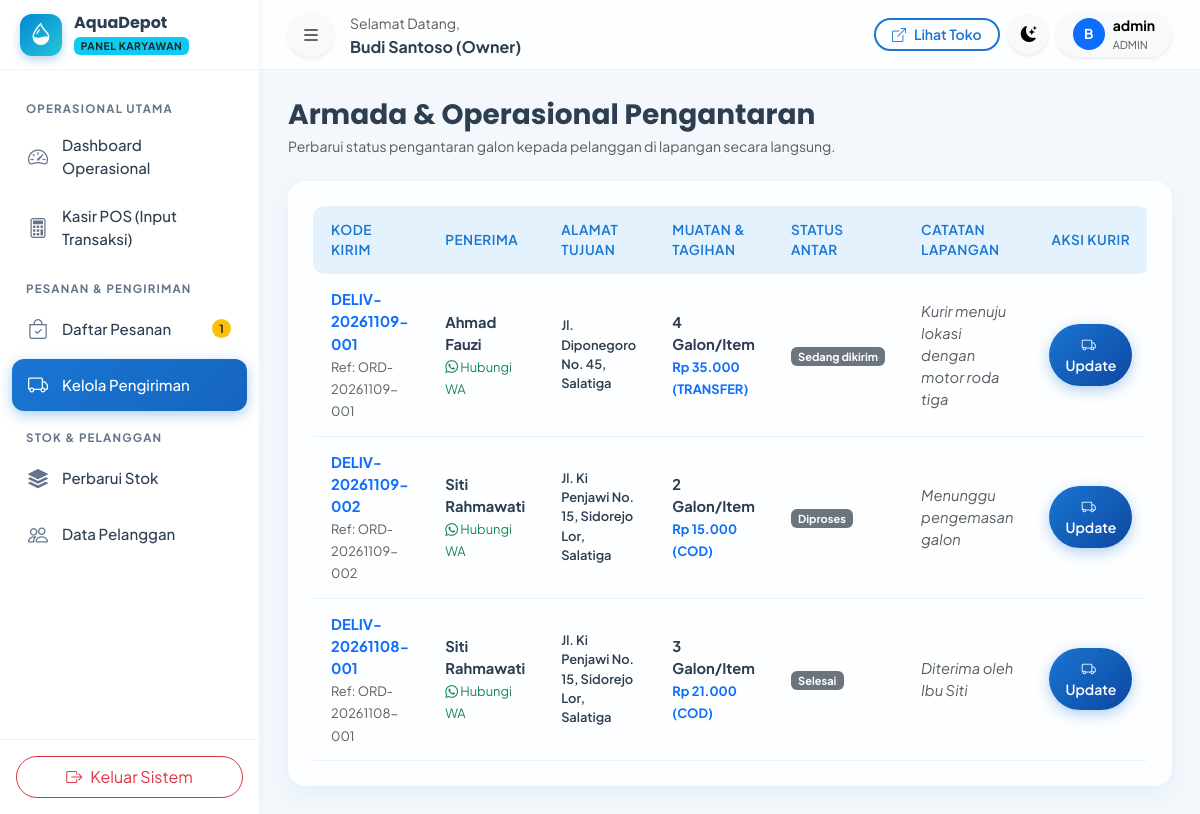
The app's page /karyawan/pengiriman.php (signed in) with its own data.
### tables this page shows
CREATE TABLE `pengaturan` (
  `id` INT AUTO_INCREMENT PRIMARY KEY,
  `nama_depot` VARCHAR(100) NOT NULL DEFAULT 'AquaDepot',
  `slogan` VARCHAR(255) DEFAULT 'Air Minum Bersih, Sehat, dan Higienis untuk Keluarga Anda',
  `alamat` TEXT NOT NULL,
  `no_telepon` VARCHAR(20) DEFAULT '081234567890',
  `no_whatsapp` VARCHAR(20) DEFAULT '6281234567890',
  `email` VARCHAR(100) DEFAULT 'info@aquadepot.id',
  `jam_operasional` VARCHAR(100) DEFAULT 'Senin - Minggu: 07.00 - 20.00 WIB',
  `ongkos_kirim_default` DECIMAL(12,2) DEFAULT 3000.00,
  `rekening_bank` TEXT DEFAULT 'Bank BCA: 123-456-7890 a.n. AquaDepot\nBank Mandiri: 987-654-3210 a.n. AquaDepot',
  `maps_embed` TEXT DEFAULT '<iframe src=\"https://maps.google.com/maps?q=Jl.+Ki+Penjawi+12-10,+Sidorejo+Lor,+Kec.+Sidorejo,+Kota+Salatiga,+Jawa+Tengah+50714&t=&z=15&ie=UTF8&iwloc=&output=embed\" width=\"100%\" height=\"350\" style=\"border:0;\" allowfullscreen=\"\" loading=\"lazy\"></iframe>',
  `logo` VARCHAR(255) DEFAULT 'logo.png',
  `updated_at` DATETIME DEFAULT CURRENT_TIMESTAMP ON UPDATE CURRENT_TIMESTAMP
);

CREATE TABLE `pengiriman` (
  `id` INT AUTO_INCREMENT PRIMARY KEY,
  `pesanan_id` INT NOT NULL UNIQUE,
  `kurir_user_id` INT NULL,
  `kode_pengiriman` VARCHAR(50) NOT NULL UNIQUE,
  `tanggal_kirim` DATETIME NULL,
  `tanggal_selesai` DATETIME NULL,
  `status_pengiriman` ENUM('menunggu_konfirmasi', 'diproses', 'siap_dikirim', 'sedang_dikirim', 'selesai', 'dibatalkan') NOT NULL DEFAULT 'menunggu_konfirmasi',
  `alamat_tujuan` TEXT NOT NULL,
  `catatan_kurir` TEXT NULL,
  `bukti_pengiriman` VARCHAR(255) NULL,
  `created_at` DATETIME DEFAULT CURRENT_TIMESTAMP,
  `updated_at` DATETIME DEFAULT CURRENT_TIMESTAMP ON UPDATE CURRENT_TIMESTAMP,
  CONSTRAINT `fk_pengiriman_pesanan` FOREIGN KEY (`pesanan_id`) REFERENCES `pesanan` (`id`) ON DELETE CASCADE ON UPDATE CASCADE,
  CONSTRAINT `fk_pengiriman_kurir` FOREIGN KEY (`kurir_user_id`) REFERENCES `users` (`id`) ON DELETE SET NULL ON UPDATE CASCADE
);

CREATE TABLE `pesanan` (
  `id` INT AUTO_INCREMENT PRIMARY KEY,
  `kode_pesanan` VARCHAR(50) NOT NULL UNIQUE,
  `pelanggan_id` INT NOT NULL,
  `tanggal_pesanan` DATETIME NOT NULL DEFAULT CURRENT_TIMESTAMP,
  `metode_pengambilan` ENUM('antar', 'ambil_sendiri') NOT NULL DEFAULT 'antar',
  `alamat_pengiriman` TEXT NULL,
  `catatan` TEXT NULL,
  `metode_pembayaran` ENUM('tunai', 'transfer', 'cod', 'qris') NOT NULL DEFAULT 'cod',
  `total_harga` DECIMAL(12,2) NOT NULL,
  `biaya_pengiriman` DECIMAL(12,2) NOT NULL DEFAULT 0.00,
  `total_bayar` DECIMAL(12,2) NOT NULL,
  `status_pesanan` ENUM('menunggu_konfirmasi', 'diproses', 'siap_dikirim', 'sedang_dikirim', 'selesai', 'dibatalkan') NOT NULL DEFAULT 'menunggu_konfirmasi',
  `created_at` DATETIME DEFAULT CURRENT_TIMESTAMP,
  `updated_at` DATETIME DEFAULT CURRENT_TIMESTAMP ON UPDATE CURRENT_TIMESTAMP,
  CONSTRAINT `fk_pesanan_pelanggan` FOREIGN KEY (`pelanggan_id`) REFERENCES `pelanggan` (`id`) ON UPDATE CASCADE
);

CREATE TABLE `pelanggan` (
  `id` INT AUTO_INCREMENT PRIMARY KEY,
  `user_id` INT NULL,
  `kode_pelanggan` VARCHAR(20) NOT NULL UNIQUE,
  `nama` VARCHAR(100) NOT NULL,
  `no_telepon` VARCHAR(20) NOT NULL,
  `alamat` TEXT NOT NULL,
  `tipe_pelanggan` ENUM('umum', 'langganan', 'bisnis') NOT NULL DEFAULT 'umum',
  `created_at` DATETIME DEFAULT CURRENT_TIMESTAMP,
  `updated_at` DATETIME DEFAULT CURRENT_TIMESTAMP ON UPDATE CURRENT_TIMESTAMP,
  CONSTRAINT `fk_pelanggan_users` FOREIGN KEY (`user_id`) REFERENCES `users` (`id`) ON DELETE SET NULL ON UPDATE CASCADE
);

### karyawan/pengiriman.php (the view, shortened to what this page needs)
<?php
require_once __DIR__ . '/../config/config.php';
$db = Database::getConnection();
$deliveries = $db->query("
    SELECT pg.*, p.kode_pesanan, p.total_bayar, p.metode_pembayaran, p.catatan as catatan_pesanan,
           plg.nama as nama_pelanggan, plg.no_telepon as wa_pelanggan,
           (SELECT SUM(dp.jumlah) FROM detail_pesanan dp WHERE dp.pesanan_id = p.id) as total_qty
    FROM pengiriman pg
    JOIN pesanan p ON pg.pesanan_id = p.id
    JOIN pelanggan plg ON p.pelanggan_id = plg.id
    ORDER BY (pg.status_pengiriman IN ('siap_dikirim', 'sedang_dikirim')) DESC, pg.id DESC
")->fetchAll();
?>
<!DOCTYPE html>
<html lang="id" data-bs-theme="light">
<head>
    <link href="https://cdn.jsdelivr.net/npm/bootstrap@5.3.3/dist/css/bootstrap.min.css" rel="stylesheet">
    <link rel="stylesheet" href="https://cdn.jsdelivr.net/npm/bootstrap-icons@1.11.3/font/bootstrap-icons.min.css">
    <link rel="stylesheet" href="https://cdn.jsdelivr.net/npm/sweetalert2@11/dist/sweetalert2.min.css">
    <link rel="stylesheet" href="<?= asset('css/style.css') ?>">
</head>
<body data-base-url="<?= base_url() ?>">
<div class="app-wrapper">
    <?php require_once __DIR__ . '/../includes/sidebar_karyawan.php'; ?>
    <div class="app-main">
        <?php require_once __DIR__ . '/../includes/topbar.php'; ?>
        <div class="app-content">
            <div class="d-flex flex-wrap justify-content-between align-items-center gap-3 mb-4">
                <div>
                    <h3 class="fw-bold mb-1">Armada & Operasional Pengantaran</h3>
                    <p class="text-muted small mb-0">Perbarui status pengantaran galon kepada pelanggan di lapangan secara langsung.</p>
                </div>
            </div>
            <div class="glass-card p-4">
                <div class="table-responsive">
                    <table class="table-modern small">
                        <thead>
                            <tr>
                                <th>Kode Kirim</th>
                                <th>Penerima</th>
                                <th>Alamat Tujuan</th>
                                <th>Muatan & Tagihan</th>
                                <th>Status Antar</th>
                                <th>Catatan Lapangan</th>
                                <th class="text-center">Aksi Kurir</th>
                            </tr>
                        </thead>
                        <tbody>
                            <?php if (!empty($deliveries)): ?>
                                <?php foreach ($deliveries as $del): ?>
                                    <tr>
                                        <td>
                                            <div class="fw-bold text-primary"><?= htmlspecialchars($del['kode_pengiriman']) ?></div>
                                            <small class="text-muted">Ref: <?= htmlspecialchars($del['kode_pesanan']) ?></small>
                                        </td>
                                        <td>
                                            <div class="fw-bold"><?= htmlspecialchars($del['nama_pelanggan']) ?></div>
                                            <a href="https://wa.me/<?= preg_replace('/[^0-9]/', '', $del['wa_pelanggan']) ?>?text=<?= urlencode("Halo Bapak/Ibu " . $del['nama_pelanggan'] . ", kurir AquaDepot sedang menuju ke lokasi Anda untuk mengantar pesanan " . $del['kode_pesanan']) ?>" target="_blank" class="small text-success text-decoration-none">
                                                <i class="bi bi-whatsapp"></i> Hubungi WA
                                            </a>
                                        </td>
                                        <td>
                                            <div class="small fw-semibold" style="max-width: 200px;"><?= htmlspecialchars($del['alamat_tujuan']) ?></div>
                                        </td>
                                        <td>
                                            <div class="fw-bold"><?= (int)$del['total_qty'] ?> Galon/Item</div>
                                            <small class="text-primary fw-bold"><?= format_rupiah($del['total_bayar']) ?> (<?= strtoupper($del['metode_pembayaran']) ?>)</small>
                                        </td>
                                        <td><?= status_badge($del['status_pengiriman']) ?></td>
                                        <td class="text-muted fst-italic">
                                            <?= htmlspecialchars($del['catatan_kurir'] ?: '-') ?>
                                        </td>
                                        <td class="text-center">
                                            <button type="button" class="btn btn-sm btn-primary rounded-pill px-3" onclick='openKurirModal(<?= json_encode($del) ?>)'>
                                                <i class="bi bi-truck me-1"></i> Update
                                            </button>
                                        </td>
                                    </tr>
                                <?php endforeach; ?>
                            <?php else: ?>
                                <tr><td colspan="7" class="text-center text-muted py-4">Belum ada daftar pengiriman.</td></tr>
                            <?php endif; ?>
                        </tbody>
                    </table>
                </div>
            </div>
        </div>
    </div>
</div>
</body>
</html>

### includes/sidebar_karyawan.php
<?php
require_once __DIR__ . '/../config/config.php';
$pengaturan = get_pengaturan();
try {
    $db = Database::getConnection();
    $stmtPending = $db->query("SELECT COUNT(*) FROM pesanan WHERE status_pesanan = 'menunggu_konfirmasi'");
    $pendingOrdersCount = (int)$stmtPending->fetchColumn();
} catch (Exception $e) {
    $pendingOrdersCount = 0;
}
$currentFile = basename($_SERVER['PHP_SELF']);
?>
<aside class="app-sidebar">
    <div class="sidebar-brand">
        <div class="brand-icon" style="background: linear-gradient(135deg, #0288D1 0%, #26C6DA 100%);">
            <i class="bi bi-droplet-half"></i>
        </div>
        <div class="overflow-hidden">
            <h6 class="mb-0 fw-bold text-truncate"><?= htmlspecialchars($pengaturan['nama_depot']) ?></h6>
            <span class="badge bg-info text-dark text-uppercase" style="font-size: 0.65rem; letter-spacing: 0.5px;">Panel Karyawan</span>
        </div>
    </div>
    <div class="sidebar-menu">
        <div class="menu-title">Operasional Utama</div>
        <ul class="nav flex-column">
            <li class="nav-item">
                <a class="nav-link <?= ($currentFile == 'index.php') ? 'active' : '' ?>" href="<?= url('karyawan/index.php') ?>">
                    <i class="bi bi-speedometer2"></i>
                    <span>Dashboard Operasional</span>
                </a>
            </li>
            <li class="nav-item">
                <a class="nav-link <?= ($currentFile == 'kasir.php') ? 'active' : '' ?>" href="<?= url('karyawan/kasir.php') ?>">
                    <i class="bi bi-calculator"></i>
                    <span>Kasir POS (Input Transaksi)</span>
                </a>
            </li>
        </ul>
        <div class="menu-title">Pesanan & Pengiriman</div>
        <ul class="nav flex-column">
            <li class="nav-item">
                <a class="nav-link <?= ($currentFile == 'pesanan.php') ? 'active' : '' ?>" href="<?= url('karyawan/pesanan.php') ?>">
                    <i class="bi bi-bag-check"></i>
                    <span>Daftar Pesanan</span>
                    <?php if ($pendingOrdersCount > 0): ?>
                        <span class="badge rounded-pill bg-warning text-dark ms-auto"><?= $pendingOrdersCount ?></span>
                    <?php endif; ?>
                </a>
            </li>
            <li class="nav-item">
                <a class="nav-link <?= ($currentFile == 'pengiriman.php') ? 'active' : '' ?>" href="<?= url('karyawan/pengiriman.php') ?>">
                    <i class="bi bi-truck"></i>
                    <span>Kelola Pengiriman</span>
                </a>
            </li>
        </ul>
        <div class="menu-title">Stok & Pelanggan</div>
        <ul class="nav flex-column">
            <li class="nav-item">
                <a class="nav-link <?= ($currentFile == 'stok.php') ? 'active' : '' ?>" href="<?= url('karyawan/stok.php') ?>">
                    <i class="bi bi-stack"></i>
                    <span>Perbarui Stok</span>
                </a>
            </li>
            <li class="nav-item">
                <a class="nav-link <?= ($currentFile == 'pelanggan.php') ? 'active' : '' ?>" href="<?= url('karyawan/pelanggan.php') ?>">
                    <i class="bi bi-people"></i>
                    <span>Data Pelanggan</span>
                </a>
            </li>
        </ul>
    </div>
    <div class="p-3 border-top mt-auto" style="border-color: var(--card-border) !important;">
        <a href="<?= url('auth/logout.php') ?>" class="btn btn-outline-danger w-100 rounded-pill py-2 d-flex align-items-center justify-content-center gap-2">
            <i class="bi bi-box-arrow-right"></i>
            <span>Keluar Sistem</span>
        </a>
    </div>
</aside>

### config/config.php (shortened to what this page needs)
<?php
function base_url($path = '') {
    $path = ltrim($path, '/');
    return BASE_URL . ($path ? '/' . $path : '');
}
function url($path = '') {
    return base_url($path);
}
function asset($path = '') {
    return base_url('assets/' . ltrim($path, '/'));
}
function format_rupiah($angka) {
    return 'Rp ' . number_format((float)$angka, 0, ',', '.');
}
function status_badge($status) {
    $badges = [
        'menunggu_konfirmasi' => '<span class="badge bg-warning text-dark"><i class="bi bi-clock me-1"></i>Menunggu Konfirmasi</span>',
        'diproses'            => '<span class="badge bg-info text-dark"><i class="bi bi-gear me-1"></i>Pesanan Diproses</span>',
        'siap_dikirim'        => '<span class="badge bg-primary"><i class="bi bi-box-seam me-1"></i>Siap Dikirim</span>',
        'sedang_dikirim'      => '<span class="badge bg-secondary"><i class="bi bi-truck me-1"></i>Sedang Dikirim</span>',
        'selesai'             => '<span class="badge bg-success"><i class="bi bi-check-circle me-1"></i>Pesanan Selesai</span>',
        'dibatalkan'          => '<span class="badge bg-danger"><i class="bi bi-x-circle me-1"></i>Pesanan Dibatalkan</span>',
        'lunas'               => '<span class="badge bg-success"><i class="bi bi-check2-circle me-1"></i>Lunas</span>',
        'pending'             => '<span class="badge bg-warning text-dark"><i class="bi bi-hourglass-split me-1"></i>Pending</span>',
        'menunggu_verifikasi' => '<span class="badge bg-warning text-dark"><i class="bi bi-clock me-1"></i>Verifikasi</span>',
        'ditolak'             => '<span class="badge bg-danger"><i class="bi bi-x-octagon me-1"></i>Ditolak</span>',
        'batal'               => '<span class="badge bg-danger"><i class="bi bi-x me-1"></i>Batal</span>',
        'tersedia'            => '<span class="badge bg-success">Tersedia</span>',
        'habis'               => '<span class="badge bg-danger">Stok Habis</span>',
        'nonaktif'            => '<span class="badge bg-secondary">Nonaktif</span>',
        'aktif'               => '<span class="badge bg-success">Aktif</span>',
        'nonaktif'            => '<span class="badge bg-danger">Nonaktif</span>',
    ];
    return $badges[$status] ?? '<span class="badge bg-secondary">' . htmlspecialchars(ucfirst(str_replace('_', ' ', $status))) . '</span>';
}
function get_pengaturan() {
    static $settings = null;
    if ($settings === null) {
        try {
            $db = Database::getConnection();
            $stmt = $db->query("SELECT * FROM pengaturan LIMIT 1");
            $settings = $stmt->fetch();
        } catch (Exception $e) {
            $settings = [
                'nama_depot' => 'AquaDepot',
                'slogan' => 'Air Bersih & Higienis',
                'alamat' => 'Jl. Ki Penjawi 12-10, Sidorejo Lor, Kec. Sidorejo, Kota Salatiga, Jawa Tengah 50714',
                'no_telepon' => '081234567890',
                'no_whatsapp' => '6281234567890',
                'email' => 'info@aquadepot.id',
                'jam_operasional' => '07.00 - 20.00 WIB',
                'ongkos_kirim_default' => 3000,
                'rekening_bank' => 'BCA: 123-456-7890 a/n AquaDepot'
            ];
        }
    }
    return $settings;
}

### records on screen
pengaturan: nama_depot "AquaDepot"
pengiriman: kode_pengiriman "DELIV-20261109-001", pesanan.kode_pesanan "ORD-20261109-001", pelanggan.nama "Ahmad Fauzi", alamat_tujuan "Jl. Diponegoro No. 45, Salatiga", total_qty "4", pesanan.total_bayar "Rp 35.000", pesanan.metode_pembayaran "TRANSFER", status_pengiriman "Sedang dikirim", catatan_kurir "Kurir menuju lokasi dengan motor roda tiga"
pengiriman: kode_pengiriman "DELIV-20261109-002", pesanan.kode_pesanan "ORD-20261109-002", pelanggan.nama "Siti Rahmawati", alamat_tujuan "Jl. Ki Penjawi No. 15, Sidorejo Lor, Salatiga", total_qty "2", pesanan.total_bayar "Rp 15.000", pesanan.metode_pembayaran "COD", status_pengiriman "Diproses", catatan_kurir "Menunggu pengemasan galon"
pengiriman: kode_pengiriman "DELIV-20261108-001", pesanan.kode_pesanan "ORD-20261108-001", pelanggan.nama "Siti Rahmawati", alamat_tujuan "Jl. Ki Penjawi No. 15, Sidorejo Lor, Salatiga", total_qty "3", pesanan.total_bayar "Rp 21.000", pesanan.metode_pembayaran "COD", status_pengiriman "Selesai", catatan_kurir "Diterima oleh Ibu Siti"

### other values on screen
$pendingOrdersCount "1"
$user['nama_lengkap'] "Budi Santoso (Owner)"
substr($user['nama_lengkap'] ?? 'U', 0, 1) "B"
$user['username'] "admin"
$user['role_name'] "ADMIN"
